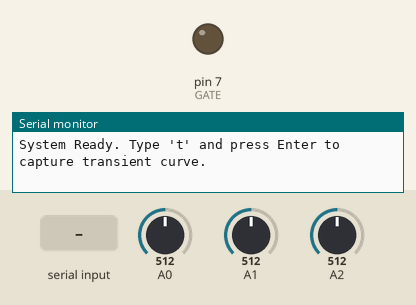
The sketch below on a simulated Arduino Uno, built with avr-gcc and run on an emulated ATmega328P. On the bench: output pins drawn as LEDs (lit = HIGH), the last lines printed to the serial monitor. Inputs (shaded band) come from the test bench; at power-on: A0 = 512, A1 = 512, A2 = 512.

Above: at 1.2 s.
1.3 s: "t" received over Serial
At 2.3 s:
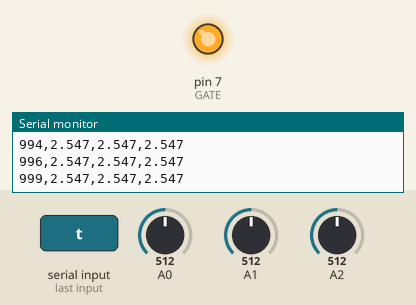
Timing chart, 0 to 4.3 s (numbered marks = the images above; inputs shaded):
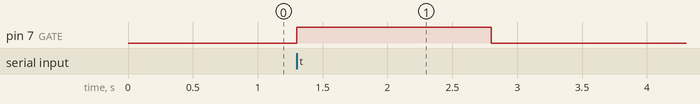

Measured:
- after the input at 1.3 s, pin 7 (GATE): LOW → HIGH at once, → LOW 1.5 s later

The sketch:

full_ckt_check.ino
```cpp
const int GATE = 7;
const float VREF = 5.09;
const float RLOAD = 426.0;

void setup() {
  pinMode(GATE, OUTPUT);
  digitalWrite(GATE, LOW); // SAFETY: Keep MOSFET OFF at startup
  Serial.begin(115200);
  Serial.println("System Ready. Type 't' and press Enter to capture transient curve.");
}

void loop() {
  if (Serial.available() > 0) {
    char cmd = Serial.read();
    if (cmd == 't') {
      captureTransient();
    }
  }
}

void captureTransient() {
  // Print CSV Header for Jupyter
  Serial.println("time_ms,vcap,vdrain,vgate");

  // Turn MOSFET ON to start discharging the capacitor
  digitalWrite(GATE, HIGH);
  unsigned long startTime = millis();

  // Capture data for 1500ms (1.5 seconds)
  while (millis() - startTime < 1500) {
    unsigned long t = millis() - startTime;

    // Read all three sensors
    float vcap   = analogRead(A0) * VREF / 1023.0;
    float vdrain = analogRead(A1) * VREF / 1023.0;
    float vgate  = analogRead(A2) * VREF / 1023.0;

    // Print in clean CSV format
    Serial.print(t); Serial.print(",");
    Serial.print(vcap, 3); Serial.print(",");
    Serial.print(vdrain, 3); Serial.print(",");
    Serial.println(vgate, 3);

    // Wait ~0.5ms to control sampling rate (~2000 samples per second)
    delayMicroseconds(500);
  }

  // Turn MOSFET OFF to let capacitor recharge
  digitalWrite(GATE, LOW);

  Serial.println("CAPTURE_COMPLETE");
  Serial.println("Type 't' to run again.\n");
}
```
